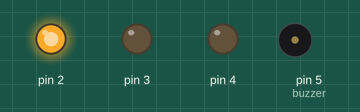
Simulated run of this program. Board: Arduino Uno, built with avr-gcc and run on an emulated ATmega328P. Parts: output pins drawn as LEDs (lit = HIGH), buzzer (waves = sounding, pin HIGH).

Above: at 10.0 s.
At 21.5 s:
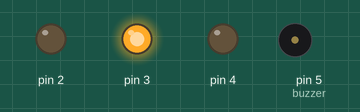
At 30.5 s:
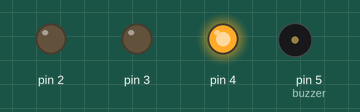
At 40.55 s:
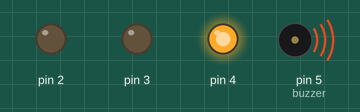
Timing chart, 0 to 53.3 s (numbered marks = the images above):
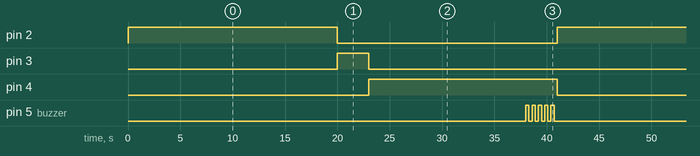

Measured:
- by itself, pin 2: alternates HIGH for 20.0 s and LOW for 21.0 s
- by itself, pin 3: alternates HIGH for 3.0 s and LOW for 38.0 s
- by itself, pin 4: alternates HIGH for 18.0 s and LOW for 23.0 s
- by itself, pin 5 (buzzer): repeats every 41.0 s: 4 × (LOW 0.30 s, HIGH 0.30 s), LOW 38.3 s, HIGH 0.30 s

The program:

main.cpp
```cpp
#include <Arduino.h>

const int buzzer = 5;
void setup() {
  pinMode(2, OUTPUT);
  pinMode(3, OUTPUT);
  pinMode(4, OUTPUT);
  pinMode(buzzer, OUTPUT);
}

void loop() {
  //1. Green Light
  digitalWrite(2, HIGH);
  digitalWrite(3, LOW);
  digitalWrite(4, LOW);
  digitalWrite(buzzer, LOW);

  delay(20000);

  //2. Yellow Light
  digitalWrite(2, LOW);
  digitalWrite(3, HIGH);
  digitalWrite(4, LOW);
  digitalWrite(buzzer, LOW);

  delay(3000);

  //3. Red Light + Bip Bip Sound to announce to be ready to go
  digitalWrite(2, LOW);
  digitalWrite(3, LOW);
  digitalWrite(4, HIGH);
  delay(15000);

  //Beeping sound using "for"
  for (int i = 0; i < 5; i++){
    digitalWrite(buzzer, HIGH);
    delay(300);
    digitalWrite(buzzer, LOW);
    delay(300);
  }

}
```
